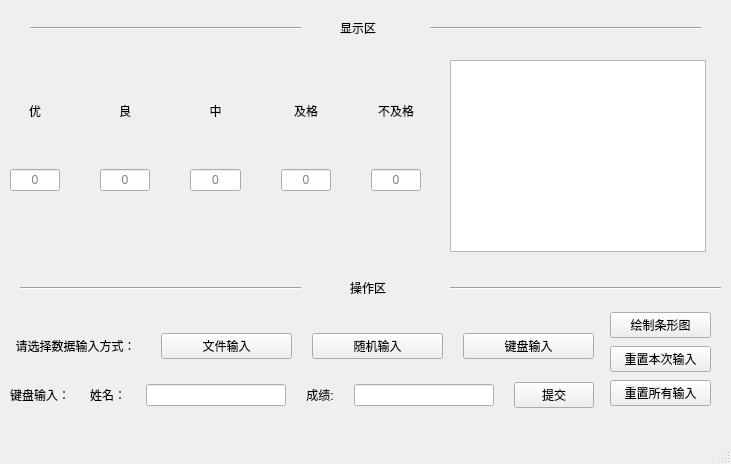
<?xml version="1.0" encoding="UTF-8"?>
<ui version="4.0">
 <class>MainWindow</class>
 <widget class="QMainWindow" name="MainWindow">
  <property name="geometry">
   <rect>
    <x>0</x>
    <y>0</y>
    <width>731</width>
    <height>464</height>
   </rect>
  </property>
  <property name="minimumSize">
   <size>
    <width>731</width>
    <height>464</height>
   </size>
  </property>
  <property name="maximumSize">
   <size>
    <width>731</width>
    <height>464</height>
   </size>
  </property>
  <property name="windowTitle">
   <string>MainWindow</string>
  </property>
  <widget class="QWidget" name="centralwidget">
   <widget class="Line" name="line">
    <property name="geometry">
     <rect>
      <x>30</x>
      <y>20</y>
      <width>271</width>
      <height>16</height>
     </rect>
    </property>
    <property name="font">
     <font>
      <family>Agency FB</family>
      <pointsize>14</pointsize>
     </font>
    </property>
    <property name="lineWidth">
     <number>1</number>
    </property>
    <property name="orientation">
     <enum>Qt::Horizontal</enum>
    </property>
   </widget>
   <widget class="Line" name="line_2">
    <property name="geometry">
     <rect>
      <x>430</x>
      <y>20</y>
      <width>271</width>
      <height>16</height>
     </rect>
    </property>
    <property name="orientation">
     <enum>Qt::Horizontal</enum>
    </property>
   </widget>
   <widget class="QLabel" name="label">
    <property name="geometry">
     <rect>
      <x>340</x>
      <y>20</y>
      <width>72</width>
      <height>15</height>
     </rect>
    </property>
    <property name="text">
     <string>显示区</string>
    </property>
   </widget>
   <widget class="Line" name="line_3">
    <property name="geometry">
     <rect>
      <x>20</x>
      <y>280</y>
      <width>281</width>
      <height>16</height>
     </rect>
    </property>
    <property name="sizePolicy">
     <sizepolicy hsizetype="Fixed" vsizetype="Fixed">
      <horstretch>0</horstretch>
      <verstretch>0</verstretch>
     </sizepolicy>
    </property>
    <property name="orientation">
     <enum>Qt::Horizontal</enum>
    </property>
   </widget>
   <widget class="Line" name="line_4">
    <property name="geometry">
     <rect>
      <x>450</x>
      <y>280</y>
      <width>271</width>
      <height>16</height>
     </rect>
    </property>
    <property name="sizePolicy">
     <sizepolicy hsizetype="Fixed" vsizetype="Fixed">
      <horstretch>0</horstretch>
      <verstretch>0</verstretch>
     </sizepolicy>
    </property>
    <property name="orientation">
     <enum>Qt::Horizontal</enum>
    </property>
   </widget>
   <widget class="QLabel" name="label_2">
    <property name="geometry">
     <rect>
      <x>350</x>
      <y>280</y>
      <width>72</width>
      <height>15</height>
     </rect>
    </property>
    <property name="text">
     <string>操作区</string>
    </property>
   </widget>
   <widget class="QWidget" name="horizontalLayoutWidget">
    <property name="geometry">
     <rect>
      <x>10</x>
      <y>70</y>
      <width>411</width>
      <height>81</height>
     </rect>
    </property>
    <layout class="QHBoxLayout" name="horizontalLayout" stretch="0,0,0,0,0">
     <property name="spacing">
      <number>40</number>
     </property>
     <item>
      <widget class="QLabel" name="label_4">
       <property name="text">
        <string>优</string>
       </property>
       <property name="alignment">
        <set>Qt::AlignCenter</set>
       </property>
      </widget>
     </item>
     <item>
      <widget class="QLabel" name="label_6">
       <property name="text">
        <string>良</string>
       </property>
       <property name="alignment">
        <set>Qt::AlignCenter</set>
       </property>
      </widget>
     </item>
     <item>
      <widget class="QLabel" name="label_8">
       <property name="text">
        <string>中</string>
       </property>
       <property name="alignment">
        <set>Qt::AlignCenter</set>
       </property>
      </widget>
     </item>
     <item>
      <widget class="QLabel" name="label_7">
       <property name="text">
        <string>及格</string>
       </property>
       <property name="alignment">
        <set>Qt::AlignCenter</set>
       </property>
      </widget>
     </item>
     <item>
      <widget class="QLabel" name="label_9">
       <property name="text">
        <string>不及格</string>
       </property>
       <property name="alignment">
        <set>Qt::AlignCenter</set>
       </property>
      </widget>
     </item>
    </layout>
   </widget>
   <widget class="QWidget" name="horizontalLayoutWidget_2">
    <property name="geometry">
     <rect>
      <x>10</x>
      <y>140</y>
      <width>411</width>
      <height>81</height>
     </rect>
    </property>
    <layout class="QHBoxLayout" name="horizontalLayout_2">
     <property name="spacing">
      <number>40</number>
     </property>
     <item>
      <widget class="QLineEdit" name="you_edit">
       <property name="focusPolicy">
        <enum>Qt::NoFocus</enum>
       </property>
       <property name="alignment">
        <set>Qt::AlignCenter</set>
       </property>
       <property name="readOnly">
        <bool>true</bool>
       </property>
       <property name="placeholderText">
        <string>0</string>
       </property>
      </widget>
     </item>
     <item>
      <widget class="QLineEdit" name="liang_edit">
       <property name="focusPolicy">
        <enum>Qt::NoFocus</enum>
       </property>
       <property name="alignment">
        <set>Qt::AlignCenter</set>
       </property>
       <property name="readOnly">
        <bool>true</bool>
       </property>
       <property name="placeholderText">
        <string>0</string>
       </property>
      </widget>
     </item>
     <item>
      <widget class="QLineEdit" name="zhong_edit">
       <property name="focusPolicy">
        <enum>Qt::NoFocus</enum>
       </property>
       <property name="alignment">
        <set>Qt::AlignCenter</set>
       </property>
       <property name="readOnly">
        <bool>true</bool>
       </property>
       <property name="placeholderText">
        <string>0</string>
       </property>
      </widget>
     </item>
     <item>
      <widget class="QLineEdit" name="pass_edit">
       <property name="focusPolicy">
        <enum>Qt::NoFocus</enum>
       </property>
       <property name="alignment">
        <set>Qt::AlignCenter</set>
       </property>
       <property name="readOnly">
        <bool>true</bool>
       </property>
       <property name="placeholderText">
        <string>0</string>
       </property>
      </widget>
     </item>
     <item>
      <widget class="QLineEdit" name="notpass_edit">
       <property name="focusPolicy">
        <enum>Qt::NoFocus</enum>
       </property>
       <property name="alignment">
        <set>Qt::AlignCenter</set>
       </property>
       <property name="readOnly">
        <bool>true</bool>
       </property>
       <property name="placeholderText">
        <string>0</string>
       </property>
      </widget>
     </item>
    </layout>
   </widget>
   <widget class="QTextBrowser" name="textBrowser">
    <property name="geometry">
     <rect>
      <x>450</x>
      <y>60</y>
      <width>256</width>
      <height>192</height>
     </rect>
    </property>
    <property name="html">
     <string>&lt;!DOCTYPE HTML PUBLIC &quot;-//W3C//DTD HTML 4.0//EN&quot; &quot;http://www.w3.org/TR/REC-html40/strict.dtd&quot;&gt;
&lt;html&gt;&lt;head&gt;&lt;meta name=&quot;qrichtext&quot; content=&quot;1&quot; /&gt;&lt;style type=&quot;text/css&quot;&gt;
p, li { white-space: pre-wrap; }
&lt;/style&gt;&lt;/head&gt;&lt;body style=&quot; font-family:'SimSun'; font-size:9pt; font-weight:400; font-style:normal;&quot;&gt;
&lt;p align=&quot;center&quot; style=&quot;-qt-paragraph-type:empty; margin-top:0px; margin-bottom:0px; margin-left:0px; margin-right:0px; -qt-block-indent:0; text-indent:0px; font-family:'SimSun';&quot;&gt;&lt;br /&gt;&lt;/p&gt;&lt;/body&gt;&lt;/html&gt;</string>
    </property>
   </widget>
   <widget class="QWidget" name="layoutWidget">
    <property name="geometry">
     <rect>
      <x>610</x>
      <y>310</y>
      <width>101</width>
      <height>100</height>
     </rect>
    </property>
    <layout class="QVBoxLayout" name="verticalLayout_2">
     <item>
      <widget class="QPushButton" name="show_graph_button">
       <property name="text">
        <string>绘制条形图</string>
       </property>
      </widget>
     </item>
     <item>
      <widget class="QPushButton" name="clear_this_time_button">
       <property name="text">
        <string>重置本次输入</string>
       </property>
      </widget>
     </item>
     <item>
      <widget class="QPushButton" name="clear_all_button">
       <property name="text">
        <string>重置所有输入</string>
       </property>
      </widget>
     </item>
    </layout>
   </widget>
   <widget class="QWidget" name="layoutWidget">
    <property name="geometry">
     <rect>
      <x>10</x>
      <y>330</y>
      <width>584</width>
      <height>82</height>
     </rect>
    </property>
    <layout class="QVBoxLayout" name="verticalLayout_3">
     <property name="spacing">
      <number>20</number>
     </property>
     <item>
      <layout class="QHBoxLayout" name="horizontalLayout_3">
       <item>
        <widget class="QLabel" name="label_5">
         <property name="text">
          <string>请选择数据输入方式：</string>
         </property>
         <property name="alignment">
          <set>Qt::AlignCenter</set>
         </property>
        </widget>
       </item>
       <item>
        <widget class="QPushButton" name="read_file_button">
         <property name="text">
          <string>文件输入</string>
         </property>
        </widget>
       </item>
       <item>
        <widget class="QPushButton" name="random_button">
         <property name="text">
          <string>随机输入</string>
         </property>
        </widget>
       </item>
       <item>
        <widget class="QPushButton" name="keyboard_button">
         <property name="text">
          <string>键盘输入</string>
         </property>
        </widget>
       </item>
      </layout>
     </item>
     <item>
      <layout class="QHBoxLayout" name="input_layout">
       <property name="spacing">
        <number>20</number>
       </property>
       <property name="sizeConstraint">
        <enum>QLayout::SetFixedSize</enum>
       </property>
       <item>
        <widget class="QLabel" name="label_10">
         <property name="text">
          <string>键盘输入：</string>
         </property>
         <property name="alignment">
          <set>Qt::AlignCenter</set>
         </property>
        </widget>
       </item>
       <item>
        <widget class="QLabel" name="label_11">
         <property name="text">
          <string>姓名：</string>
         </property>
         <property name="alignment">
          <set>Qt::AlignCenter</set>
         </property>
        </widget>
       </item>
       <item>
        <widget class="QLineEdit" name="name_edit"/>
       </item>
       <item>
        <widget class="QLabel" name="label_12">
         <property name="text">
          <string>成绩:</string>
         </property>
         <property name="alignment">
          <set>Qt::AlignCenter</set>
         </property>
        </widget>
       </item>
       <item>
        <widget class="QLineEdit" name="grade_edit"/>
       </item>
       <item>
        <widget class="QPushButton" name="submit_push_button">
         <property name="text">
          <string>提交</string>
         </property>
        </widget>
       </item>
      </layout>
     </item>
    </layout>
   </widget>
  </widget>
  <widget class="QMenuBar" name="menubar">
   <property name="geometry">
    <rect>
     <x>0</x>
     <y>0</y>
     <width>731</width>
     <height>26</height>
    </rect>
   </property>
  </widget>
  <widget class="QStatusBar" name="statusbar"/>
 </widget>
 <resources/>
 <connections/>
</ui>
